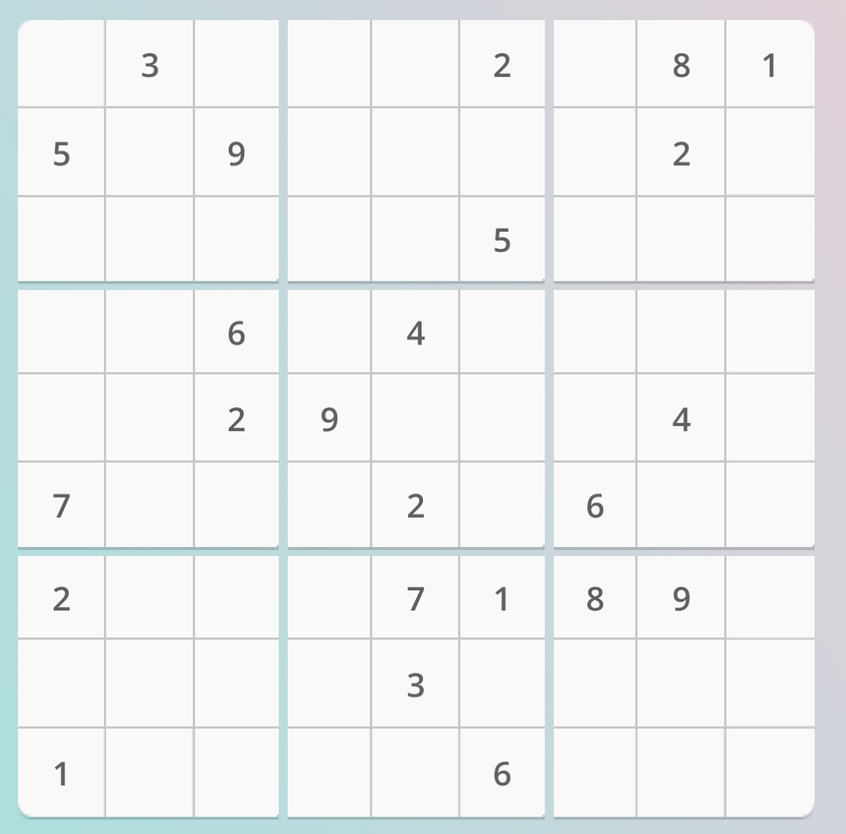
#> input picture images/img.png, 846 x 834 px, shrunk from 1132 x 1116 before the run
$ python -i correction.py   (imports and definitions only)   (older library calls are emulated)
#> lines starting #> are read from the running program, lines starting #| are printed output that depends on the picture; after the words box and inside, x2 and y2 are one past the last pixel; in counts of white or black regions, pixels touching at a corner belong together
#> further down, picture is the input picture: shape (834, 846, 3); mean B, G, R 242.2, 241.5, 239.6
# -*- coding: utf-8 -*-
import cv2
import numpy as np
import plotCVImg
from config import *


def correct2(img_original):

    if DEBUG:
        plotCVImg.plotImg(img_original, "original")

    # gray image
    img_gray = cv2.cvtColor(img_original, cv2.COLOR_BGR2GRAY)
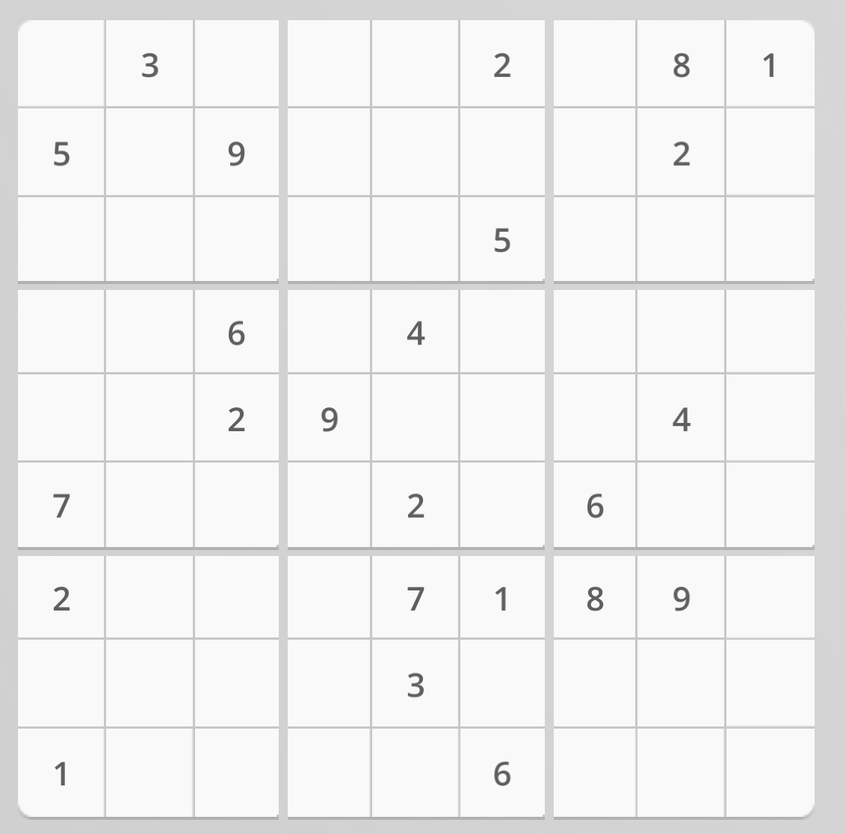
#> img_gray: shape (834, 846); min 72, max 255, mean 241
    if DEBUG:
        plotCVImg.plotImg(img_gray, "gray")

    # median Blur
    img_blur = cv2.medianBlur(img_gray, 5)
    if DEBUG:
        plotCVImg.plotImg(img_blur, "median Blur")

    # Gaussian Blur
    img_blur = cv2.GaussianBlur(img_gray, (3, 3), 0)
    if DEBUG:
        plotCVImg.plotImg(img_blur, "GaussianBlur")

    # adaptive threshold
    img_thresh = cv2.adaptiveThreshold(img_blur, 255, cv2.ADAPTIVE_THRESH_GAUSSIAN_C, cv2.THRESH_BINARY_INV, 11, 2)
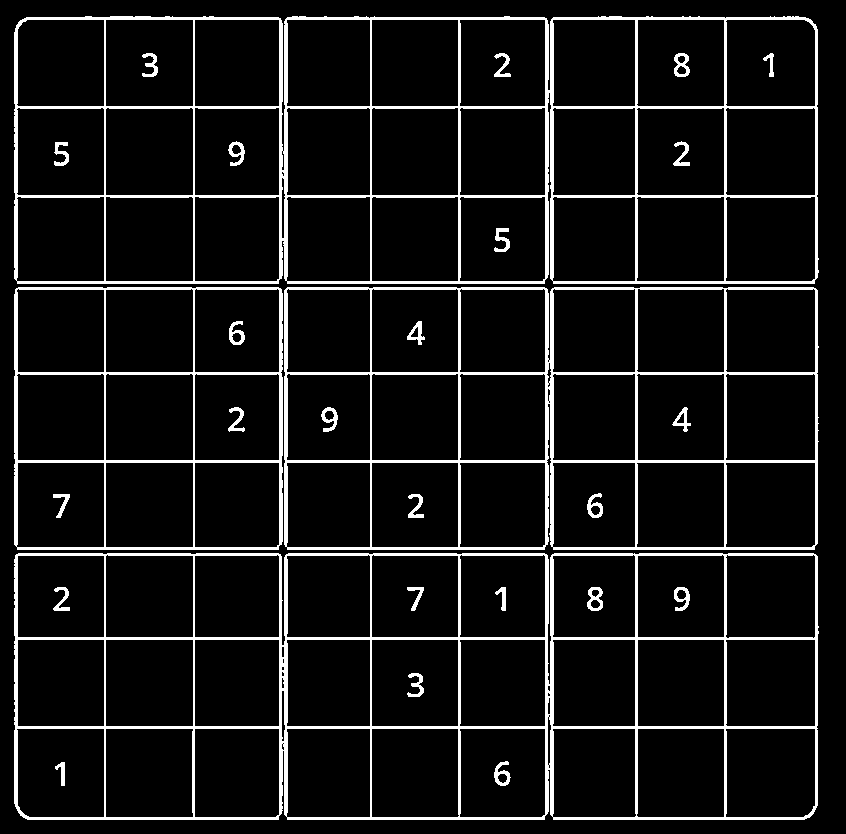
#> img_thresh: shape (834, 846); 8.6% white; 28 white regions
    if DEBUG:
        plotCVImg.plotImg(img_thresh, "adaptiveThreshold")

    # find the contours RETR_EXTERNAL
    binary, contours, hierarchy = cv2.findContours(img_thresh, cv2.RETR_EXTERNAL, cv2.CHAIN_APPROX_SIMPLE)
#> contours = 4 contours; box (x1, y1, x2, y2) and area: (14, 16, 819, 284) 212496, (14, 553, 819, 820) 212441, (284, 287, 819, 550) 139062, (14, 287, 283, 550) 70101
    if DEBUG:
        img_contours = img_original.copy()
        cv2.drawContours(img_contours, contours, -1, (0, 0, 255), 2)
        plotCVImg.plotImg(img_contours, "contours")

    # 合并轮廓
    merge_list = contours
#> merge_list has the same summary as contours
    if len(merge_list)>=2:
        contours_merge = np.vstack([merge_list[0], merge_list[1]])
#> contours_merge = contour of 382 points, box (x1, y1, x2, y2) (14, 287, 819, 820), area 351902
        for i in range(2, len(merge_list)):
            contours_merge = np.vstack([contours_merge, merge_list[i]])
#> this loop made 2 passes
#> i on passes 1 to 2: 2, 3
#> after the loop, contours_merge = contour of 788 points, box (x1, y1, x2, y2) (14, 16, 819, 820), area 681910
        rect2 = cv2.minAreaRect(contours_merge)
#> rect2 = ((416, 417.5), (803, 804), -90)
        box2 = cv2.boxPoints(rect2)
#> box2 = [[818, 819], [14, 819], [14, 16], [818, 16]]
        box2 = np.int0(box2)
        contours = [box2]
#> contours = [[[818, 819], [14, 819], [14, 16], [818, 16]]]
        if DEBUG:
            img_contours = img_original.copy()
            cv2.drawContours(img_contours, contours, -1, (0, 0, 255), 2)
            plotCVImg.plotImg(img_contours, "contours_merge")

    # find the biggest contours
    size_rectangle_max = 0
    index_biggest = 0
    for i in range(len(contours)):
        size_rectangle = cv2.contourArea(contours[i])
        # store the index of the biggest
        if size_rectangle > size_rectangle_max:
            size_rectangle_max = size_rectangle
            index_biggest = i
#> this loop made 1 pass
#> (size_rectangle, size_rectangle_max, index_biggest) on pass 1: (645612, 645612, 0)
#> after the loop, index_biggest = 0; size_rectangle_max = 645612

    # 多边形拟合
    epsilon = 0.1 * cv2.arcLength(contours[index_biggest], True)
#> epsilon = 321.4
    biggest_rectangle = cv2.approxPolyDP(contours[index_biggest], epsilon, True)
#> biggest_rectangle = [[818, 819], [14, 819], [14, 16], [818, 16]]

    if DEBUG:
        # copy the original image to show the border
        img_border = img_original.copy()
        # 画出数独方格的边界
        for x in range(len(biggest_rectangle)):
            cv2.line(img_border,
                     (biggest_rectangle[(x % 4)][0][0], biggest_rectangle[(x % 4)][0][1]),
                     (biggest_rectangle[((x + 1) % 4)][0][0], biggest_rectangle[((x + 1) % 4)][0][1]),
                     (255, 0, 0), 2)
        plotCVImg.plotImg(img_border, "border")

    # sort the corners to remap the image
    def sortCornerPoints(rcCorners):
        point = rcCorners.reshape((4, 2))
#> point = [[818, 819], [14, 819], [14, 16], [818, 16]]
        mean = rcCorners.sum() / 8
#> mean = 416.8
        cornerPoint = np.zeros((4, 2), dtype=np.float32)
        for i in range(len(point)):
            if point[i][0] < mean:
                if point[i][1] < mean:
                    cornerPoint[0] = point[i]
                else:
                    cornerPoint[2] = point[i]
            else:
                if point[i][1] < mean:
                    cornerPoint[1] = point[i]
                else:
                    cornerPoint[3] = point[i]
#> this loop made 4 passes
#> after the loop, cornerPoint = [[14, 16], [818, 16], [14, 819], [818, 819]]
        return cornerPoint

    # 透视变换
    cornerPoints = sortCornerPoints(biggest_rectangle)
#> cornerPoints = [[14, 16], [818, 16], [14, 819], [818, 819]]
    puzzlePoints = np.float32([[0, 0], [SIZE_PUZZLE, 0], [0, SIZE_PUZZLE], [SIZE_PUZZLE, SIZE_PUZZLE]])
    PerspectiveMatrix = cv2.getPerspectiveTransform(cornerPoints, puzzlePoints)
#> PerspectiveMatrix = [[1.12, -3.03e-18, -15.67], [-4.34e-18, 1.12, -17.93], [-2.26e-19, 0, 1]]
    img_puzzle = cv2.warpPerspective(img_thresh, PerspectiveMatrix, (SIZE_PUZZLE, SIZE_PUZZLE))
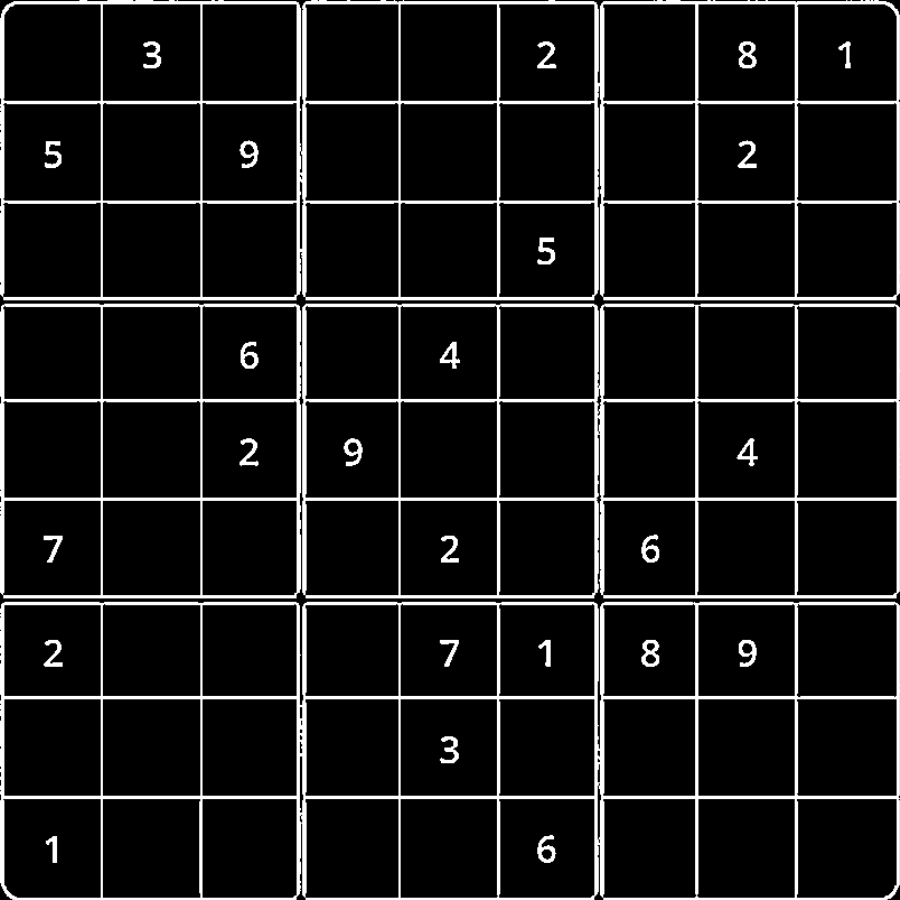
#> img_puzzle: shape (900, 900); min 0, max 255, mean 23.8
    if DEBUG:
        plotCVImg.plotImg(img_puzzle, "puzzle")

    return img_puzzle

>>> import cv2
>>> picture = cv2.imread('images/img.png')
>>> result = correct2(picture)
